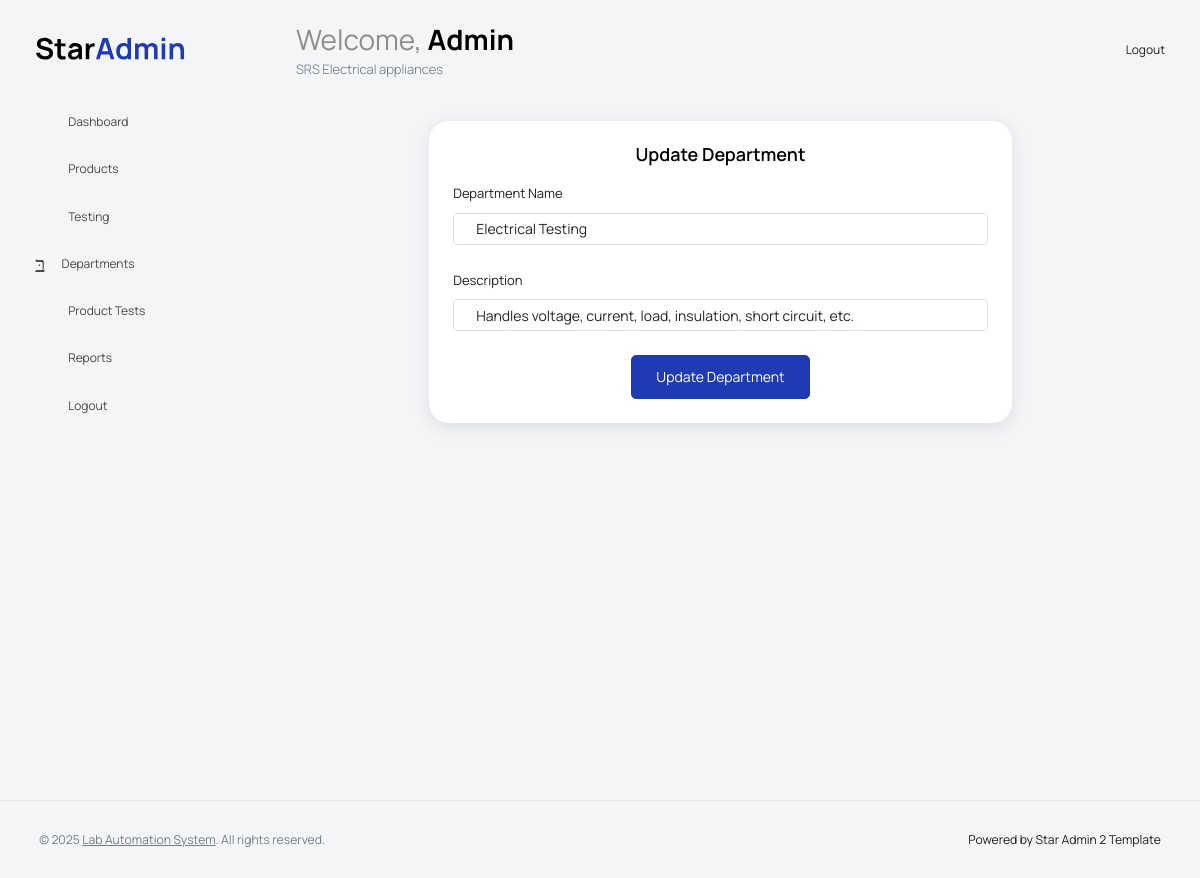
Page /modules/departments/edit_department.php?id=1 on the committed database.
### tables this page shows
CREATE TABLE `departments` (
  `id` int(11) NOT NULL,
  `NAME` varchar(100) DEFAULT NULL,
  `description` text DEFAULT NULL
);

### modules/departments/edit_department.php (the view, shortened to what this page needs)
<?php include("../../includes/header.php");
$id = ($_GET['id']);
$sql = "select * from departments where id = $id";
$result = $conn->query($sql);
$departments = mysqli_fetch_assoc($result);
?>
<div class="container-fluid page-body-wrapper">
  <?php include("../../includes/sidebar.php"); ?>
  <div class="main-panel">
    <div class="content-wrapper">
      <div class="row">
        <div class="col-md-8 grid-margin stretch-card mx-auto">
          <div class="card">
            <div class="card-body">
              <h4 class="card-title text-center">Update Department</h4>
              <form class="forms-sample" method="POST" action="">
                <div class="form-group">
                  <label for="NAME">Department Name</label>
                  <input type="text" class="form-control" id="NAME" name="NAME" value="<?php echo $departments['NAME'] ?>" placeholder="Enter Your Departmant Name">
                </div>
                <div class="form-group">
                  <label for="description">Description</label>
                  <input type="text" class="form-control" id="description" name="description" value="<?php echo $departments['description'] ?>" placeholder="Text">
                </div>
                <div class="text-center">
                  <button type="submit" name="update" class="btn btn-primary">Update Department</button>
                </div>
              </form>
            </div>
          </div>
        </div>
      </div>
    </div>
  </div>
</div>
<?php include("../../includes/footer.php"); ?>

### rows in the picture
departments: NAME "Electrical Testing", description "Handles voltage, current, load, insulation, short circuit, etc."

### other values in the picture
$admin_name "Admin"
